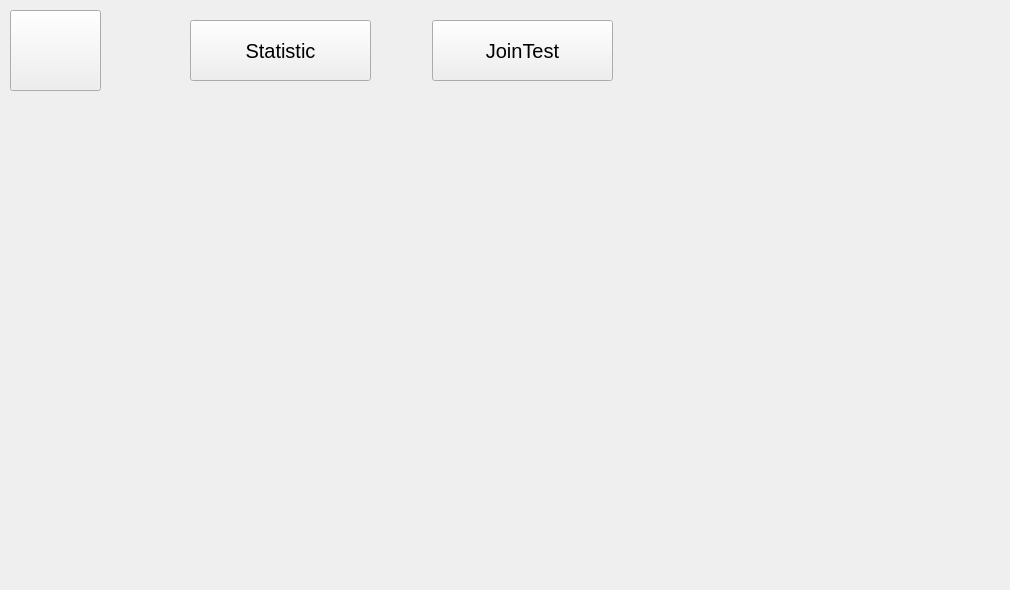
<?xml version="1.0" encoding="UTF-8"?>
<ui version="4.0">
 <class>ClassStudent</class>
 <widget class="QWidget" name="ClassStudent">
  <property name="geometry">
   <rect>
    <x>0</x>
    <y>0</y>
    <width>1010</width>
    <height>590</height>
   </rect>
  </property>
  <property name="windowTitle">
   <string>Form</string>
  </property>
  <widget class="QPushButton" name="pushButton">
   <property name="geometry">
    <rect>
     <x>10</x>
     <y>10</y>
     <width>91</width>
     <height>81</height>
    </rect>
   </property>
   <property name="font">
    <font>
     <pointsize>4</pointsize>
    </font>
   </property>
   <property name="text">
    <string/>
   </property>
   <property name="icon">
    <iconset>
     <normaloff>../../home.png</normaloff>../../home.png</iconset>
   </property>
   <property name="iconSize">
    <size>
     <width>70</width>
     <height>70</height>
    </size>
   </property>
  </widget>
  <widget class="QPushButton" name="pushButton_2">
   <property name="geometry">
    <rect>
     <x>190</x>
     <y>20</y>
     <width>181</width>
     <height>61</height>
    </rect>
   </property>
   <property name="font">
    <font>
     <pointsize>15</pointsize>
    </font>
   </property>
   <property name="text">
    <string>Statistic</string>
   </property>
  </widget>
  <widget class="QPushButton" name="pushButton_3">
   <property name="geometry">
    <rect>
     <x>432</x>
     <y>20</y>
     <width>181</width>
     <height>61</height>
    </rect>
   </property>
   <property name="font">
    <font>
     <pointsize>15</pointsize>
    </font>
   </property>
   <property name="text">
    <string>JoinTest</string>
   </property>
  </widget>
 </widget>
 <resources/>
 <connections>
  <connection>
   <sender>pushButton_3</sender>
   <signal>clicked()</signal>
   <receiver>ClassStudent</receiver>
   <slot>StudentClass()</slot>
   <hints>
    <hint type="sourcelabel">
     <x>539</x>
     <y>60</y>
    </hint>
    <hint type="destinationlabel">
     <x>420</x>
     <y>100</y>
    </hint>
   </hints>
  </connection>
  <connection>
   <sender>pushButton</sender>
   <signal>clicked()</signal>
   <receiver>ClassStudent</receiver>
   <slot>BackClasHome()</slot>
   <hints>
    <hint type="sourcelabel">
     <x>63</x>
     <y>51</y>
    </hint>
    <hint type="destinationlabel">
     <x>108</x>
     <y>112</y>
    </hint>
   </hints>
  </connection>
 </connections>
 <slots>
  <slot>StudentClass()</slot>
  <slot>BackClasHome()</slot>
 </slots>
</ui>
